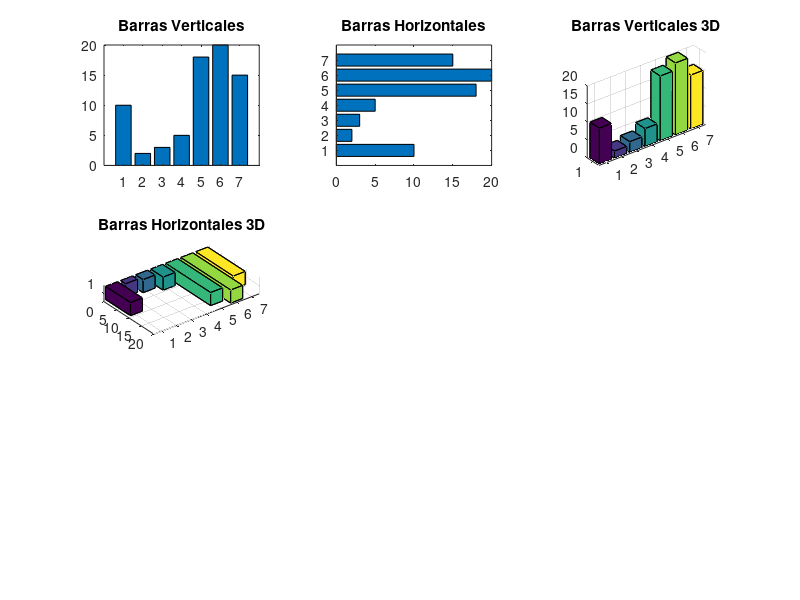

Source code (MATLAB):
x = [183 125 15 8 7 12]

%Circular
pie(x),legend('PP', 'PSOE','CiU','IU','PNV','Otros') %2D
pie3(x,[1 1 0 0 0 0]) %3D

%Barras
y = [10 2 3 5 18 20 15 ];

subplot(3,3,1),bar(y),title('Barras Verticales')
subplot(3,3,2),barh(y),title('Barras Horizontales')
subplot(3,3,3),bar3(y),title('Barras Verticales 3D')
subplot(3,3,4),bar3h(y),title('Barras Horizontales 3D')